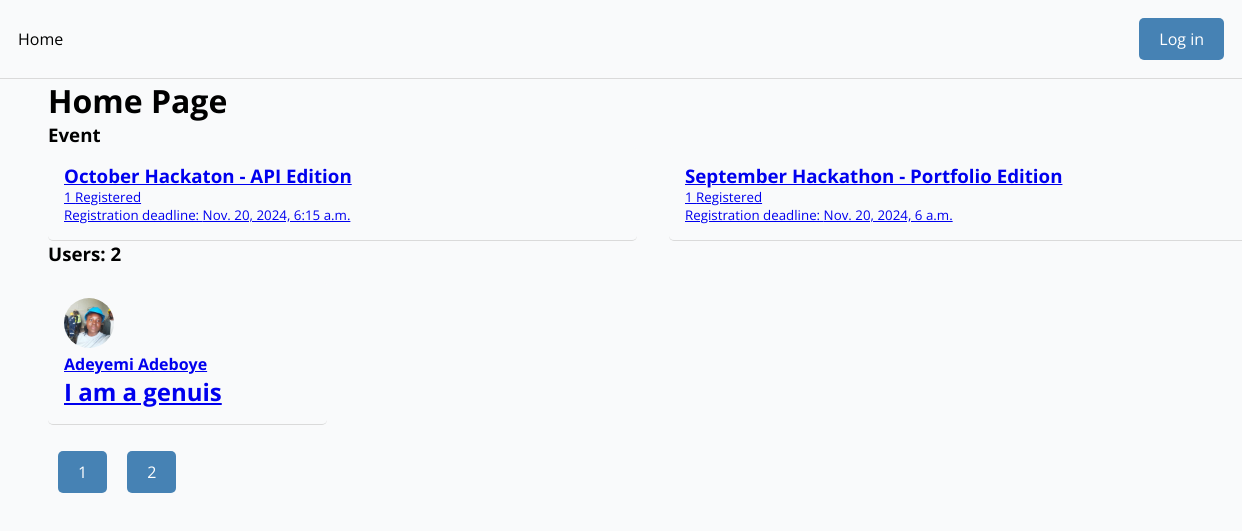
The page / on the database its author committed.
### base/models.py (models this page shows, shortened)
class Event(models.Model):
    name = models.CharField(max_length=200)
    description = models.TextField(null=True, blank=True)
    participants = models.ManyToManyField(User, blank=True, related_name='event')
    start_date = models.DateTimeField(null=True)
    end_date = models.DateTimeField(null=True)
    registration_deadline = models.DateTimeField(null=True)
    updated = models.DateTimeField(auto_now=True)
    created = models.DateTimeField(auto_now_add=True)
    id = models.UUIDField(default=uuid.uuid4, unique=True, primary_key=True, editable=False)

class User(AbstractUser):
    name = models.CharField(max_length=100, null=True)
    email = models.EmailField(unique=True, null=True)
    bio = models.TextField(null=True, blank=True)
    hackathon_participants = models.BooleanField(default=True, null=True)
    id = models.UUIDField(default=uuid.uuid4, unique=True, primary_key=True, editable=False)
    avatar = ResizedImageField(size=[300, 300], crop=['middle', 'center'], default='avatar.jpg')
    USERNAME_FIELD = 'email'
    REQUIRED_FIELDS = ['username']
    twitter = models.URLField(max_length=500, null=True, blank=True)
    linkedin = models.URLField(max_length=500, null=True, blank=True)
    facebook = models.URLField(max_length=500, null=True, blank=True)
    website = models.URLField(max_length=500, null=True, blank=True)
    github = models.URLField(max_length=500, null=True, blank=True)

### base/views.py (the view)
# urls.py: path('', views.home_page, name="home"),
def home_page(request):
    limit = request.GET.get('limit')
    if limit == None :
        limit = 20
        limit = int(limit)
    users = User.objects.filter(hackathon_participants=True)
    count = users.count
    page = request.GET.get('page')
    paginator = Paginator(users, 1)
    pages = list(range(1, (paginator.num_pages + 1)))
    try:
        users = paginator.page(page)
    except PageNotAnInteger:
        page = 1
        users = paginator.page(page)
    except EmptyPage:
        page = paginator.num_pages
        users = paginator.page(page)
    users = users[0:limit]
    events = Event.objects.all()
    context = {'users': users, 'events':events, 'count':count, 'paginator':paginator, 'pages':pages}
    return render(request,'home.html', context)

### templates/home.html
{% extends 'main.html' %}
{% block content %}
<h1>Home Page</h1>
<section class="container--event">
    <h3>Event</h3>
    <div class="event--lists">
    {% for event in events %}
    <a href="{% url 'event' event.id %}">
          <div class="wrapper--event">
            <h3>{{event.name}}</h3>
            <small>
            <p>{{event.participants.count}} Registered</p>
            <p>Registration deadline: {{event.registration_deadline}}</p>
        </small>
        </div>
        </a>
    {% endfor %}
</div>
</section>
<section>
    <h3>Users: {{count}}</h3>
    <div class="users--lists section">
    {% for user in users %}
    <a href="{% url 'profile' user.id %}">
    <div class="wrapper--user">
    <img class="user--avatar--sm" src="{{user.avatar.url}}">
    <h4>{{user.name}}</h4>
    {% if user.bio %}
    <h1>{{user.bio|truncatechars:50}}</h1>
    {% endif %}
    </div>
    </a>
    {% endfor %}
</div>
<div class="section paginator--wrapper">
    {% for page in pages %}
    <a class="btn btn--primary" href="?page={{page}}">{{page}}</a>
    {% endfor %}
</div>
</section>
{% endblock %}

### static/css/main.css (style rules this page uses)
* { box-sizing: border-box; margin: 0; padding: 0; font-family: 'Open Sans'; background-color: rgb(249, 250, 251); }
.section { margin: 1em 0; }
.btn { padding: 10px 20px; border-radius: 5px; text-decoration: none; background-color: gray; color: black; display: block; width: fit-content; margin: 10px; border:none }
.btn--primary { background-color: steelblue; color: white; }
.event--lists { display: grid; grid-template-columns: 1fr 1fr; gap: 2em; }
.wrapper--event { border-bottom: 1px solid rgb(218, 218, 218); padding: 1em; border-radius: 5px; }
.user--avatar--sm { height: 50px; width: 50px; object-fit: cover; border-radius: 50%; }
.users--lists { display: grid; grid-template-columns: 1fr 1fr 1fr 1fr; gap: 2em; }
.wrapper--user { border-bottom: 1px solid rgb(218, 218, 218); padding: 1em; border-radius: 5px; }
.paginator--wrapper { display: flex; flex: wrap; }

### rows shown on the page
Event: name "October Hackaton - API Edition", participants.count "1", registration_deadline "Nov. 20, 2024, 6:15 a.m."
Event: name "September Hackathon - Portfolio Edition", participants.count "1", registration_deadline "Nov. 20, 2024, 6 a.m."
User: avatar (picture), name "Adeyemi Adeboye", bio "I am a genuis"

### other values the page prints
{{ count }} "2"
{{ page }} "1" "2"
